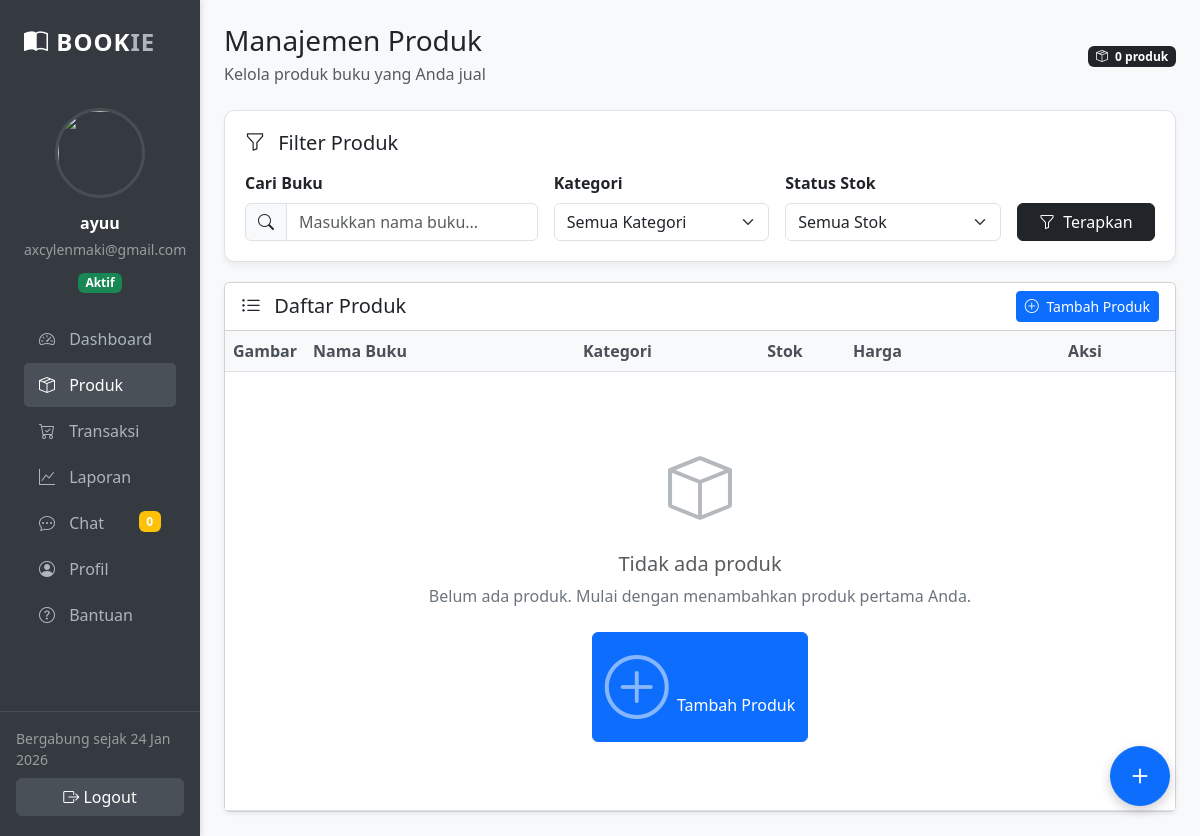
Screenshot of /penjual/produk.php (signed in) with the database file from the repository.
### tables this page shows
CREATE TABLE `users` (
  `id` int(11) NOT NULL,
  `role` enum('super_admin','penjual','pembeli') NOT NULL,
  `nama` varchar(100) NOT NULL,
  `email` varchar(100) NOT NULL,
  `password` varchar(255) NOT NULL,
  `no_hp` varchar(20) DEFAULT NULL,
  `foto` varchar(255) DEFAULT NULL,
  `alamat` text DEFAULT NULL,
  `status` enum('online','offline') DEFAULT 'offline',
  `aktif` enum('ya','tidak') DEFAULT 'ya',
  `created_at` timestamp NOT NULL DEFAULT current_timestamp()
);

### penjual/produk.php (the view, shortened to what this page needs)
<?php
include "../config/database.php";
$idPenjual = $_SESSION['user']['id'];
$cari = $_GET['cari'] ?? '';
$kategori = $_GET['kategori'] ?? '';
$stok = $_GET['stok'] ?? '';
$where = "WHERE p.penjual_id='$idPenjual'";
$qProduk = mysqli_query($conn,"
  SELECT p.*, k.nama_kategori
  FROM produk p
  JOIN kategori k ON p.kategori_id = k.id
  $where
  ORDER BY p.id DESC
");
?>
<!DOCTYPE html>
<html lang="id">
<head>
<link href="https://cdn.jsdelivr.net/npm/bootstrap@5.3.2/dist/css/bootstrap.min.css" rel="stylesheet">
<link rel="stylesheet" href="https://cdn.jsdelivr.net/npm/bootstrap-icons@1.11.1/font/bootstrap-icons.css">
<link rel="stylesheet" href="includes/sidebar.css">
</head>
<body class="bg-light">
<div class="container-fluid">
<div class="row">
<?php include "includes/sidebar.php"; ?>
<div class="col-10 p-4">
<div class="d-flex justify-content-between align-items-center mb-4">
<div>
  <h3 class="mb-1">Manajemen Produk</h3>
  <p class="text-muted mb-0">Kelola produk buku yang Anda jual</p>
</div>
<div class="text-end">
  <span class="badge bg-dark">
    <i class="bi bi-box-seam me-1"></i>
    <?= mysqli_num_rows($qProduk) ?> produk
  </span>
</div>
</div>
<div class="filter-card">
<h5 class="mb-3"><i class="bi bi-funnel me-2"></i> Filter Produk</h5>
<form method="GET" class="row g-3 align-items-end">
<div class="col-md-4">
  <label class="form-label fw-semibold">Cari Buku</label>
  <div class="input-group">
    <span class="input-group-text">
      <i class="bi bi-search"></i>
    </span>
    <input type="text" class="form-control" name="cari"
           placeholder="Masukkan nama buku..." value="<?= htmlspecialchars($cari) ?>">
  </div>
</div>
<div class="col-md-3">
  <label class="form-label fw-semibold">Kategori</label>
  <select class="form-select" name="kategori">
    <option value="">Semua Kategori</option>
  </select>
</div>
<div class="col-md-3">
  <label class="form-label fw-semibold">Status Stok</label>
  <select class="form-select" name="stok">
    <option value="">Semua Stok</option>
  </select>
</div>
<div class="col-md-2">
  <button type="submit" class="btn btn-dark w-100">
    <i class="bi bi-funnel me-1"></i> Terapkan
  </button>
</div>
</form>
</div>
<div class="card shadow-sm">
<div class="card-header bg-white d-flex justify-content-between align-items-center">
<h5 class="mb-0"><i class="bi bi-list-ul me-2"></i> Daftar Produk</h5>
<a href="produk_tambah.php" class="btn btn-primary btn-sm">
  <i class="bi bi-plus-circle me-1"></i> Tambah Produk
</a>
</div>
<div class="card-body p-0">
<div class="table-responsive">
  <table class="table table-custom table-hover mb-0">
    <thead>
      <tr>
        <th style="width: 80px;">Gambar</th>
        <th>Nama Buku</th>
        <th style="width: 150px;">Kategori</th>
        <th style="width: 120px;" class="text-center">Stok</th>
        <th style="width: 150px;">Harga</th>
        <th style="width: 180px;" class="text-center">Aksi</th>
      </tr>
    </thead>
    <tbody>
      <?php if(mysqli_num_rows($qProduk) > 0): ?>
        <?php while($p = mysqli_fetch_assoc($qProduk)):
          $stock_class = 'stock-high';
          $stock_badge = 'bg-success';
          if($p['stok'] == 0) {
            $stock_class = 'stock-empty';
            $stock_badge = 'bg-danger';
          } elseif($p['stok'] < 5) {
            $stock_class = 'stock-low';
            $stock_badge = 'bg-warning';
          }
        ?>
        <tr class="product-card">
          <td class="text-center">
            <img src="../uploads/<?= htmlspecialchars($p['gambar'] ?? 'default.png') ?>"
                 class="product-img"
                 onerror="this.src='../assets/img/product-placeholder.png'">
          </td>
          <td>
            <div class="clickable" data-bs-toggle="modal" data-bs-target="#detail<?= $p['id'] ?>">
              <?= htmlspecialchars($p['nama_buku']) ?>
            </div>
            <?php if($p['penulis']): ?>
            <small class="text-muted d-block">
              <i class="bi bi-person me-1"></i> <?= htmlspecialchars($p['penulis']) ?>
            </small>
            <?php endif; ?>
          </td>
          <td>
            <span class="badge bg-light text-dark border">
              <?= htmlspecialchars($p['nama_kategori']) ?>
            </span>
          </td>
          <td class="text-center">
            <span class="badge badge-stock <?= $stock_badge ?>">
              <span class="<?= $stock_class ?>"></span>
              <?= $p['stok'] ?> unit
            </span>
          </td>
          <td class="fw-semibold">Rp <?= number_format($p['harga']) ?></td>
          <td class="text-center">
            <div class="d-flex gap-2 justify-content-center">
              <a href="produk_edit.php?id=<?= $p['id'] ?>"
                 class="btn btn-warning btn-sm action-btn"
                 title="Edit Produk">
                <i class="bi bi-pencil"></i> Edit
              </a>
              <?php if ($p['stok'] == 0): ?>
              <form method="POST" class="d-inline">
                <input type="hidden" name="aksi" value="hapus">
                <input type="hidden" name="id" value="<?= $p['id'] ?>">
                <button class="btn btn-danger btn-sm action-btn"
                        onclick="return confirm('Hapus produk ini?')"
                        title="Hapus Produk">
                  <i class="bi bi-trash"></i> Hapus
                </button>
              </form>
              <?php else: ?>
              <button class="btn btn-outline-secondary btn-sm action-btn" disabled
                      title="Produk dengan stok tidak bisa dihapus">
                <i class="bi bi-trash"></i> Hapus
              </button>
              <?php endif; ?>
            </div>
          </td>
        </tr>
        <div class="modal fade modal-custom" id="detail<?= $p['id'] ?>" tabindex="-1">
          <div class="modal-dialog modal-lg">
            <div class="modal-content">
              <div class="modal-header">
                <h5 class="modal-title"><?= htmlspecialchars($p['nama_buku']) ?></h5>
                <button type="button" class="btn-close" data-bs-dismiss="modal"></button>
              </div>
              <div class="modal-body">
                <div class="row g-4">
                  <div class="col-md-5">
                    <img src="../uploads/<?= htmlspecialchars($p['gambar'] ?? 'default.png') ?>"
                         class="modal-img w-100"
                         onerror="this.src='../assets/img/product-placeholder.png'">
                    <div class="mt-3 text-center">
                      <span class="badge bg-primary"><?= htmlspecialchars($p['nama_kategori']) ?></span>
                      <?php if($p['isbn']): ?>
                      <div class="mt-2">
                        <small class="text-muted">ISBN:</small>
                        <div class="fw-semibold"><?= htmlspecialchars($p['isbn']) ?></div>
                      </div>
                      <?php endif; ?>
                    </div>
                  </div>
                  <div class="col-md-7">
                    <?php if($p['deskripsi']): ?>
                    <div class="mb-4">
                      <h6>Deskripsi</h6>
                      <p class="text-muted"><?= nl2br(htmlspecialchars($p['deskripsi'])) ?></p>
                    </div>
                    <?php endif; ?>
                    <div class="list-group">
                      <?php if($p['penulis']): ?>
                      <div class="list-group-item d-flex justify-content-between">
                        <span>Penulis</span>
                        <strong><?= htmlspecialchars($p['penulis']) ?></strong>
                      </div>
                      <?php endif; ?>
                      <div class="list-group-item d-flex justify-content-between">
                        <span>Stok Tersedia</span>
                        <strong><?= $p['stok'] ?> unit</strong>
                      </div>
                      <div class="list-group-item d-flex justify-content-between">
                        <span>Harga Jual</span>
                        <strong class="text-success">Rp <?= number_format($p['harga']) ?></strong>
                      </div>
                      <div class="list-group-item d-flex justify-content-between">
                        <span>Harga Modal</span>
                        <strong>Rp <?= number_format($p['modal']) ?></strong>
                      </div>
                      <div class="list-group-item d-flex justify-content-between">
                        <span>Margin</span>
                        <strong class="text-info">Rp <?= number_format($p['margin']) ?></strong>
                      </div>
                      <div class="list-group-item d-flex justify-content-between">
                        <span>Keuntungan per Unit</span>
                        <strong class="text-primary">Rp <?= number_format($p['keuntungan']) ?></strong>
                      </div>
                    </div>
                    <div class="mt-4">
                      <small class="text-muted">
                        <i class="bi bi-clock me-1"></i>
                        Ditambahkan: <?= date('d M Y', strtotime($p['created_at'])) ?>
                      </small>
                    </div>
                  </div>
                </div>
              </div>
              <div class="modal-footer">
                <button type="button" class="btn btn-secondary" data-bs-dismiss="modal">
                  <i class="bi bi-x-circle me-1"></i> Tutup
                </button>
                <a href="produk_edit.php?id=<?= $p['id'] ?>" class="btn btn-primary">
                  <i class="bi bi-pencil me-1"></i> Edit Produk
                </a>
              </div>
            </div>
          </div>
        </div>
        <?php endwhile; ?>
      <?php else: ?>
        <tr>
          <td colspan="6" class="text-center">
            <div class="empty-state">
              <i class="bi bi-box"></i>
              <h5 class="text-muted mt-3">Tidak ada produk</h5>
              <p>
                <?php if($cari || $kategori || $stok): ?>
                  Tidak ada produk yang sesuai dengan filter
                <?php else: ?>
                  Belum ada produk. Mulai dengan menambahkan produk pertama Anda.
                <?php endif; ?>
              </p>
              <a href="produk_tambah.php" class="btn btn-primary mt-2">
                <i class="bi bi-plus-circle me-1"></i> Tambah Produk
              </a>
            </div>
          </td>
        </tr>
      <?php endif; ?>
    </tbody>
  </table>
</div>
</div>
</div>
<a href="produk_tambah.php" class="btn btn-primary add-btn" title="Tambah Produk Baru">
  <i class="bi bi-plus"></i>
</a>
</div>
</div>
</div>
</body>
</html>

### penjual/includes/sidebar.php (shortened to what this page needs)
<?php
include "../config/database.php";
$idPenjual = $_SESSION['user']['id'];
$qPenjual = mysqli_query($conn,"
    SELECT nama, foto, aktif, email, created_at
    FROM users
    WHERE id='$idPenjual'
    LIMIT 1
");
$dataPenjual = mysqli_fetch_assoc($qPenjual);
$namaPenjual = $dataPenjual['nama'] ?? 'Penjual';
$emailPenjual = $dataPenjual['email'] ?? '';
$tanggalGabung = date('d M Y', strtotime($dataPenjual['created_at'] ?? 'now'));
$foto = (!empty($dataPenjual['foto']) && file_exists("../uploads/".$dataPenjual['foto']))
    ? "../uploads/".$dataPenjual['foto']
    : "../assets/img/user.png";
$statusAkun = $dataPenjual['aktif'] ?? 'tidak';
?>
<div class="col-2 sidebar-dark p-0">
    <div class="p-4">
        <div class="sidebar-brand mb-5">
            <i class="bi bi-book-half"></i> BOOK<span style="color: #adb5bd;">IE</span>
        </div>
        <div class="text-center mb-4">
            <img src="<?= $foto ?>"
                 class="rounded-circle user-avatar mb-3"
                 style="width:90px;height:90px;object-fit:cover"
                 onerror="this.src='../assets/img/user.png'">
            <h6 class="fw-bold text-white mb-1"><?= htmlspecialchars($namaPenjual) ?></h6>
            <small class="text-white-50"><?= htmlspecialchars($emailPenjual) ?></small>
            <div class="mt-2">
                <span class="badge <?= $statusAkun=='ya'?'bg-success':'bg-danger' ?>">
                    <?= $statusAkun=='ya'?'Aktif':'Nonaktif' ?>
                </span>
            </div>
        </div>
        <ul class="nav flex-column">
            <li class="nav-item">
                <a class="nav-link <?= basename($_SERVER['PHP_SELF']) == 'dashboard.php' ? 'active' : '' ?>"
                   href="dashboard.php">
                    <i class="bi bi-speedometer2"></i> Dashboard
                </a>
            </li>
            <li class="nav-item">
                <a class="nav-link <?= basename($_SERVER['PHP_SELF']) == 'produk.php' ? 'active' : '' ?>"
                   href="produk.php">
                    <i class="bi bi-box-seam"></i> Produk
                </a>
            </li>
            <li class="nav-item">
                <a class="nav-link <?= basename($_SERVER['PHP_SELF']) == 'transaksi.php' ? 'active' : '' ?>"
                   href="transaksi.php">
                    <i class="bi bi-cart-check"></i> Transaksi
                </a>
            </li>
            <li class="nav-item">
                <a class="nav-link <?= basename($_SERVER['PHP_SELF']) == 'laporan.php' ? 'active' : '' ?>"
                   href="laporan.php">
                    <i class="bi bi-graph-up"></i> Laporan
                </a>
            </li>
            <li class="nav-item">
                <a class="nav-link <?= basename($_SERVER['PHP_SELF']) == 'chat.php' ? 'active' : '' ?>"
                   href="chat.php">
                    <i class="bi bi-chat-dots"></i> Chat
                    <span class="badge bg-warning float-end" id="chat-badge">0</span>
                </a>
            </li>
            <li class="nav-item">
                <a class="nav-link <?= basename($_SERVER['PHP_SELF']) == 'profile.php' ? 'active' : '' ?>"
                   href="profile.php">
                    <i class="bi bi-person-circle"></i> Profil
                </a>
            </li>
            <li class="nav-item">
                <a class="nav-link <?= basename($_SERVER['PHP_SELF']) == 'help.php' ? 'active' : '' ?>"
                   href="help.php">
                    <i class="bi bi-question-circle"></i> Bantuan
                </a>
            </li>
        </ul>
    </div>
    <div class="p-3 border-top border-white-10 mt-5">
        <small class="text-white-50 d-block mb-2">Bergabung sejak <?= $tanggalGabung ?></small>
        <a href="../auth/logout.php" class="btn btn-logout w-100">
            <i class="bi bi-box-arrow-right"></i> Logout
        </a>
    </div>
</div>

### penjual/includes/sidebar.css (style rules this page uses)
.sidebar-dark { background-color: #343a40; color: #fff; box-shadow: 2px 0 5px rgba(0,0,0,0.1); min-height: 100vh; }
.sidebar-dark .sidebar-brand { color: #fff; font-weight: 700; font-size: 1.5rem; letter-spacing: 1px; }
.sidebar-dark .sidebar-brand span { color: #adb5bd; }
.sidebar-dark .nav-link { color: #adb5bd !important; border-radius: 5px; margin-bottom: 2px; transition: all 0.3s; padding: 10px 15px; }
.sidebar-dark .nav-link:hover, .sidebar-dark .nav-link.active { background-color: #495057; color: #fff !important; }
.sidebar-dark .nav-link i { width: 24px; text-align: center; margin-right: 10px; }
.user-avatar { border: 3px solid rgba(255,255,255,0.1); }
.border-white-10 { border-color: rgba(255,255,255,0.1) !important; }
.btn-logout { background-color: #495057; border-color: #495057; color: #fff; transition: all 0.3s; }

### penjual/produk.php (style rules this page uses)
.add-btn { position: fixed; bottom: 30px; right: 30px; width: 60px; height: 60px; border-radius: 50%; font-size: 30px; box-shadow: 0 4px 12px rgba(0,0,0,0.2); z-index: 1000; transition: transform 0.3s, box-shadow 0.3s; }
.table-custom th { background-color: #f8f9fa; font-weight: 600; color: #495057; }
.empty-state { padding: 60px 20px; text-align: center; color: #6c757d; }
.empty-state i { font-size: 4rem; opacity: 0.5; margin-bottom: 20px; }
.filter-card { background: white; border-radius: 10px; padding: 20px; margin-bottom: 20px; box-shadow: 0 4px 6px rgba(0,0,0,0.05); border: 1px solid #dee2e6; }

### rows the page displays
users: nama "ayuu", email "axcylenmaki@gmail.com", created_at "24 Jan 2026"

### other values shown
mysqli_num_rows($qProduk) "0"
